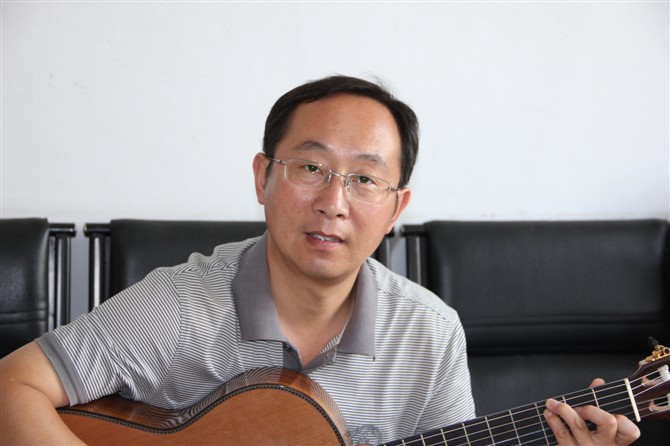
#> input picture 1.jpg, 670 x 446 px, found by its file name
$ python test1.1.py
#> lines starting #> are read from the running program, lines starting #| are printed output that depends on the picture
import time
import numpy as np
import cv2


def mopi(src):
    high_pass = src.copy()
    opacity = 50
    high_pass = cv2.bilateralFilter(high_pass, 0, 100, 15)
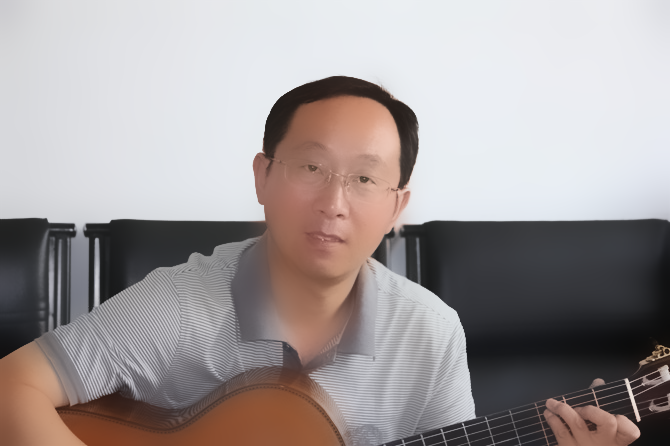
#> high_pass: shape (446, 670, 3) float32; mean B, G, R 154, 154, 161.5
    high_pass = high_pass - src + 128
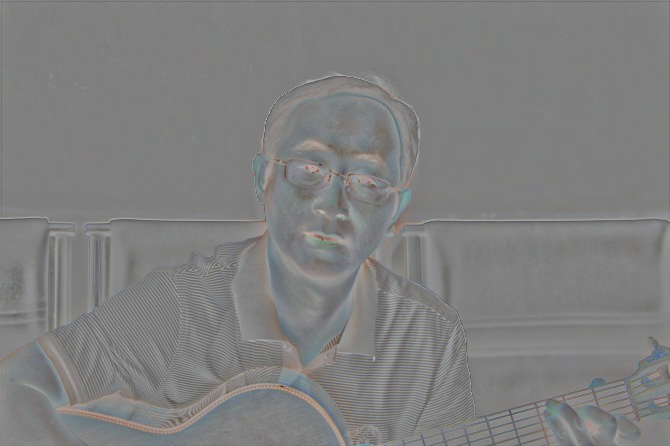
#> high_pass: shape (446, 670, 3) float32; mean B, G, R 127.9, 127.9, 128
    high_pass = cv2.GaussianBlur(high_pass, (3, 3), 0)
    dest = (src + 2*high_pass-256)*opacity/100 + src*(100-opacity)/100
    return dest


start_time = time.time()
img = cv2.imread("D:\\code\\python\\face\\1.jpg").astype(np.float32)
cv2.imshow('img', img.astype(np.uint8))
out = mopi(img)
# show
cv2.imshow('mopi', out.astype(np.uint8))
print('time: ', time.time() - start_time)
cv2.waitKey(0)

$ run again, with 2.jpeg copied over 1.jpg
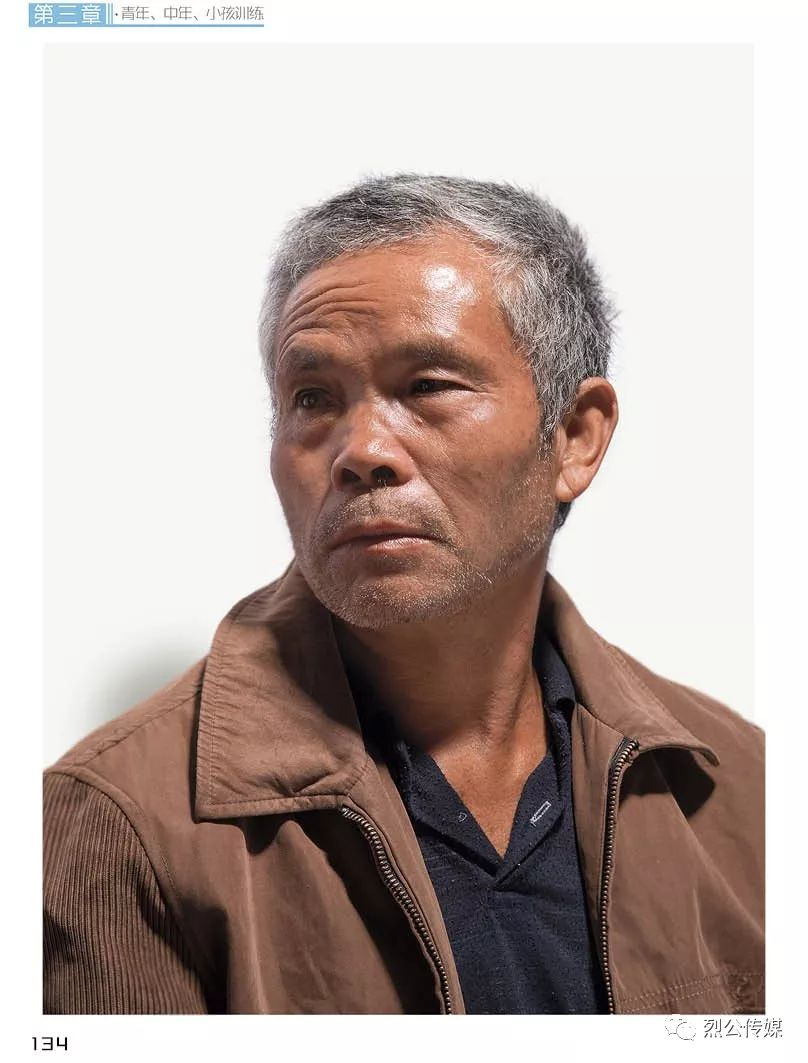
#> input picture 2.jpeg, 808 x 1063 px, found by its file name
#> in mopi, `high_pass = high_pass - src + 128`:
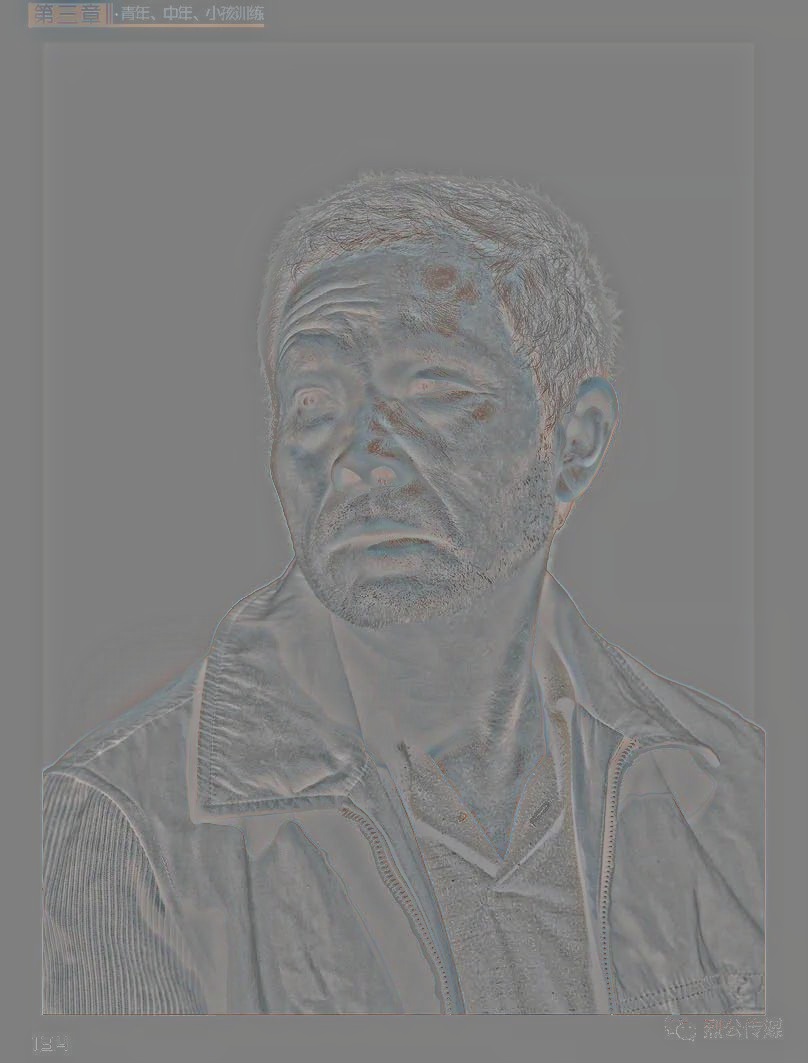
#> high_pass: shape (1063, 808, 3) float32; mean B, G, R 128.1, 128.1, 128.1
#> `cv2.imshow('mopi', out.astype(np.uint8))`:
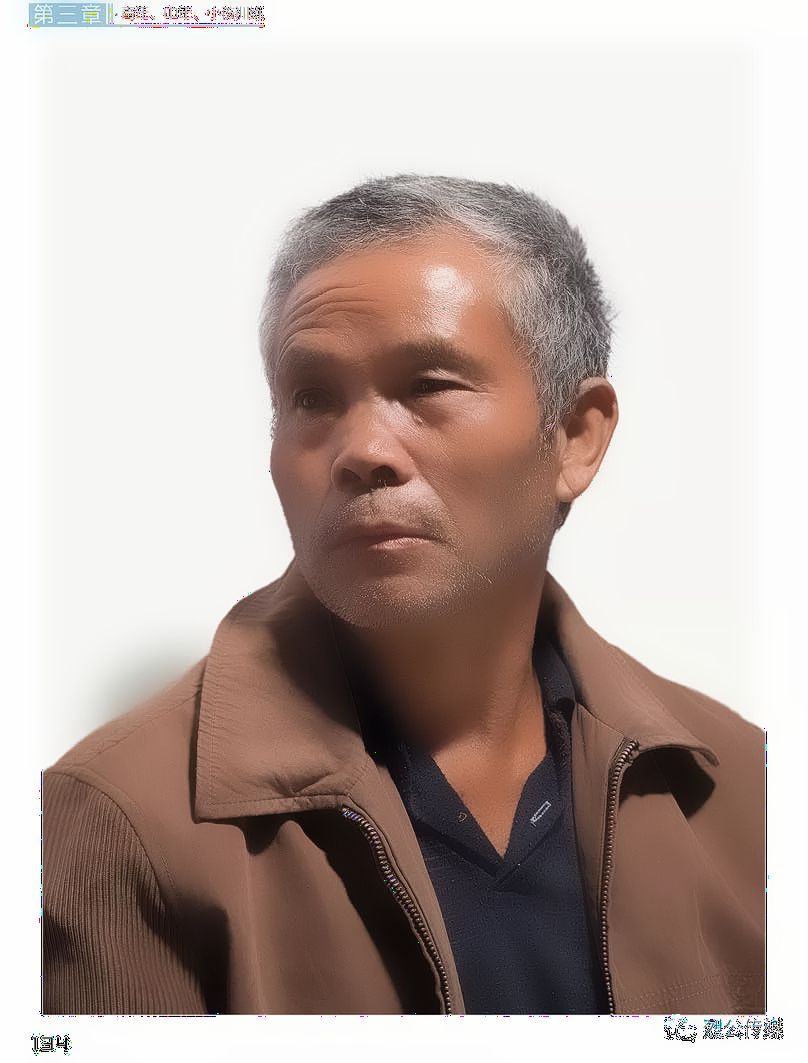
#> window 'mopi': shape (1063, 808, 3); mean B, G, R 166.5, 171.8, 186.4
